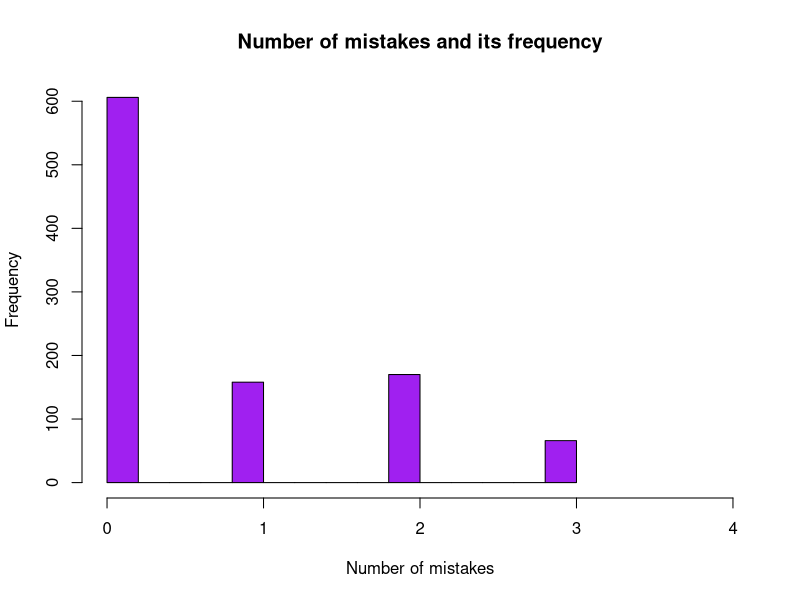
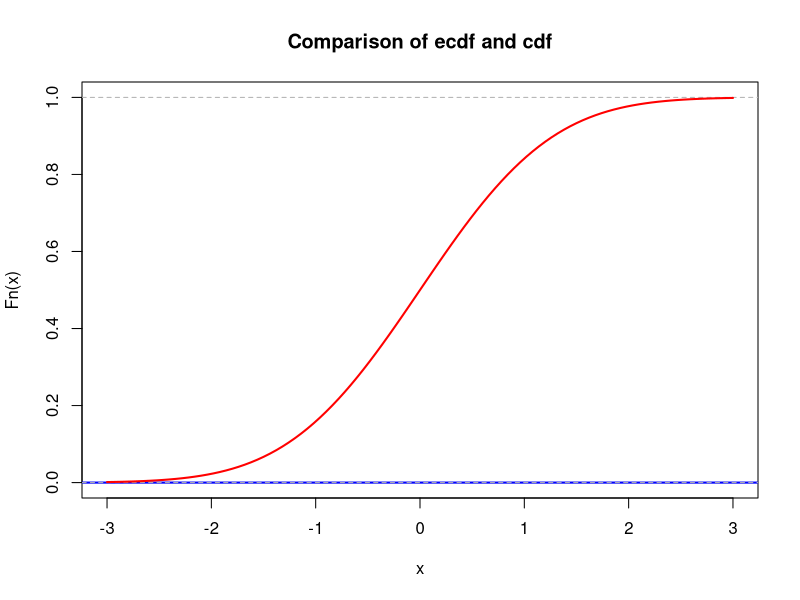
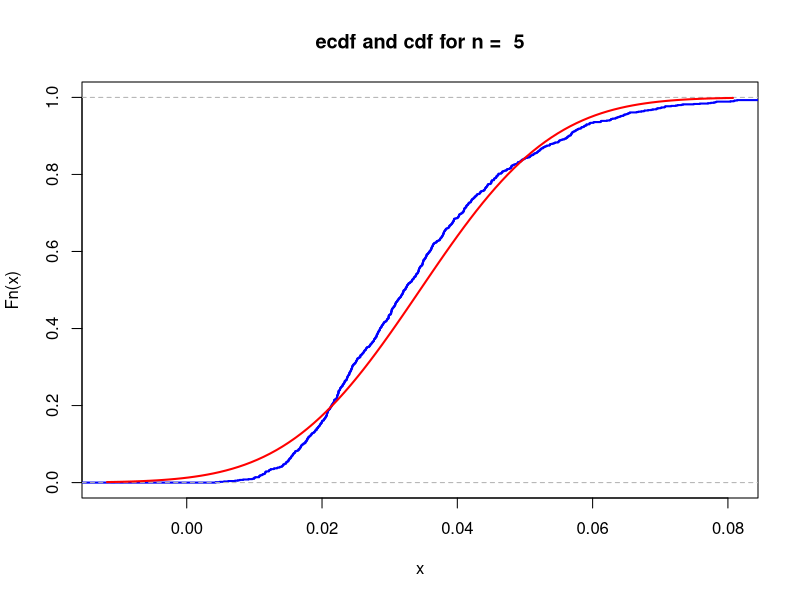
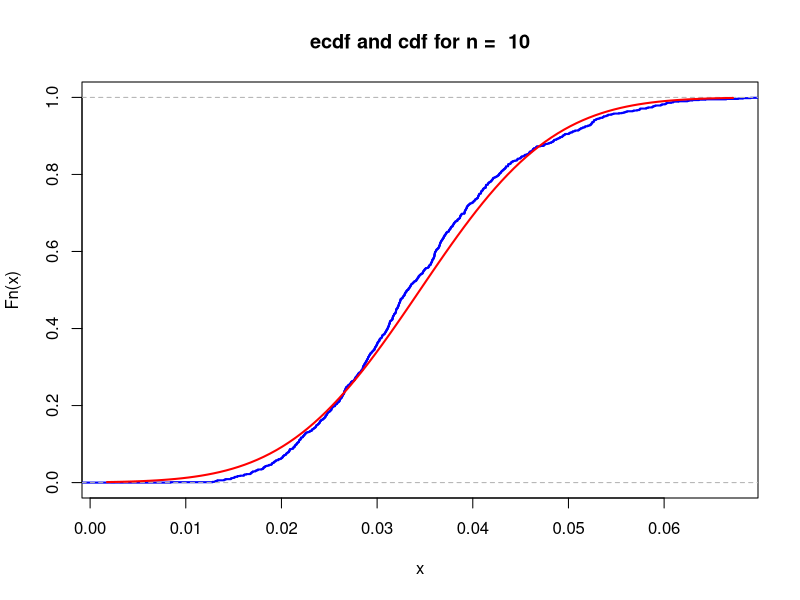
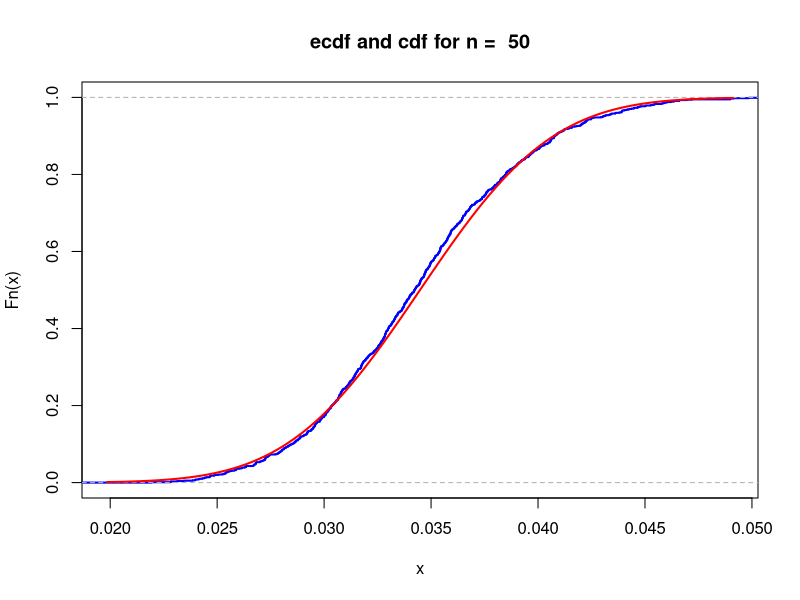

Reproduce these figures in R, in order. (Note: this script raises an error after producing the figures.)
## ---- chunk 1
id <- 19                  
set.seed(id)
p <- id/100

# matrices G and H
G <- matrix(c(1, 1, 1, 0, 0, 0, 0,
		1, 0, 0, 1, 1, 0, 0,
		0, 1, 0, 1, 0, 1, 0,
		1, 1, 0, 1, 0, 0, 1), nrow = 4, byrow = TRUE)
H <- t(matrix(c(1, 0, 1, 0, 1, 0, 1,
		0, 1, 1, 0, 0, 1, 1,
		0, 0, 0, 1, 1, 1, 1), nrow = 3, byrow = TRUE))
print("The matrix G is: \n")
G  
print("The matrix H is: \n")
H
print("The product GH must be zero: \n")
(G%*%H) %%2
## ---- chunk 2
# generate N messages

message_generator <- function(N) {
  matrix(sample(c(0,1), 4*N, replace = TRUE), nrow = N)
}  
messages <- message_generator(1000)
codewords <- (messages %*% G) %% 2
#messages
#codewords
## ---- chunk 3
#generates matrix of error for each message 1 - the bit will be wrong
generate_errors <- function(N){
  matrix(sample(0:1, 7*N, replace=T, prob=c(1-p,p)), nrow = N)
}

print("codewords:")
codewords[(1:10),]

errors <- generate_errors(1000)
print("errors:")
errors[(1:10),]
## ---- chunk 4
#corrupting the original messages
received <- (codewords + errors) %% 2
print("received:")
received[(1:10),]

#finding the syndrome vector for finding the bit with mistake
syndrome_vector <- (received %*% H) %% 2
#print("syndrome vector")
#syndrome_vector[(1: 10), ]

#gets number of the bit with mistake using syndrome vector
get_number_bit = function(M){
  z1 = M[1]
  z2 = M[2]
  z3 = M[3]
  return(z1+2*z2+4*z3)
}

#finding the bit with error for each received message
number_bit_with_error <- apply(syndrome_vector, 1, get_number_bit)
print("number bit with error")
number_bit_with_error[(1:10)]


received_corrected = received
#correcting the bit with error by just reversing it
for(row in 1:nrow(received_corrected)) {
    received_corrected[row, number_bit_with_error[row]] = (received_corrected[row, number_bit_with_error[row]]+1)%%2
}
print("received corrected:")
received_corrected[(1:10),]
## ---- chunk 5
#decoding the message by deleating all parity bits
decoded <- cbind(received_corrected[,3], received_corrected[,5], received_corrected[,6], received_corrected[,7])
print("messages:")
messages[(1:10),]
print("decoded")
decoded[(1:10), ]

#finding the sum of wrongly decoded messages
p_hat <- sum(
  decoded[,1]==messages[,1] & 
  decoded[,2]==messages[,2]&
  decoded[,3]==messages[,3]&
  decoded[,4]==messages[,4]
  ) / nrow(decoded)
print("p hat")
p_hat
## ---- chunk 6
#calculating the number of mistakes in each message
number_of_mistakes = c()
print(number_of_mistakes)
for(row in 1:nrow(messages)) {
  i = 0
    for(col in 1:ncol(messages)) {
      if (messages[row, col] != decoded[row, col])
        i = i+1
    }
  number_of_mistakes<-append(number_of_mistakes, i)
}

#making the histogram
hist(number_of_mistakes, xlim = c(0,4), col="purple", xlab = "Number of mistakes", main="Number of mistakes and its frequency")

## ---- chunk 7
lambda <- 1  # change this!
N <- 100     # change this!
mu <- N * lambda
K <- 1e3
n <- 5
sample_means <- colMeans(matrix(rpois(n*K, lambda = mu), nrow=n))
## ---- chunk 8
mu <- 0       # change this!
sigma <- 1    # change this!
## ---- chunk 9
xlims <- c(mu-3*sigma,mu+3*sigma)
Fs <- ecdf(sample_means)
plot(Fs, 
     xlim = xlims, 
     ylim = c(0,1),
     col = "blue",
     lwd = 2,
     main = "Comparison of ecdf and cdf")
curve(pnorm(x, mean = mu, sd = sigma), col = "red", lwd = 2, add = TRUE)
## ---- chunk 10
nu1 <- id + 10
K <- 1e3
ns <- c(5, 10, 50)
sample_means <- colMeans(matrix(rexp(5*K, rate = nu1), nrow=5))
## ---- chunk 11
#mu <- 1 / nu1
#sigma <- mu / sqrt(n)
## ---- chunk 12
x <- seq(0,0.200,by=0.001)

for (n in ns) {
  sample_means <- colMeans(matrix(rexp(n*K, rate = nu1), nrow=n))
  
  mu <- 1 / nu1
  sigma <- mu / sqrt(n)
  
  xlims <- c(mu-3*sigma,mu+3*sigma)
  Fs <- ecdf(sample_means)
  
  title <- paste("ecdf and cdf for n = ", toString(n))
  
  plot(Fs, 
       xlim = xlims, 
       col = "blue",
       lwd = 2,
       main = title)
  
  curve(pnorm(x, mean = mu, sd = sigma), col = "red", lwd = 2, add = TRUE)
  
  print(max(abs(ecdf(sample_means)(x)-pnorm(x,mean = mu, sd = sigma))))
}
## ---- chunk 13
x <- 1:5
results <- c()
for (N in seq(min(x), max(x), len=1000)) {
  res = pnorm((nu1 * N - 100) / 10)
  
  if (res >= 0.95 && res <= 1) {
    results <- append(results, c(res, N))
  }
}
max(results)
## ---- chunk 14

N <- 3
nu2 = nu1 * N
sample = replicate(1000, sum(rexp(100, rate = nu)))
probability = sum(sample > 1) / 1000
print("Probability that the location is identified as safe")
probability
